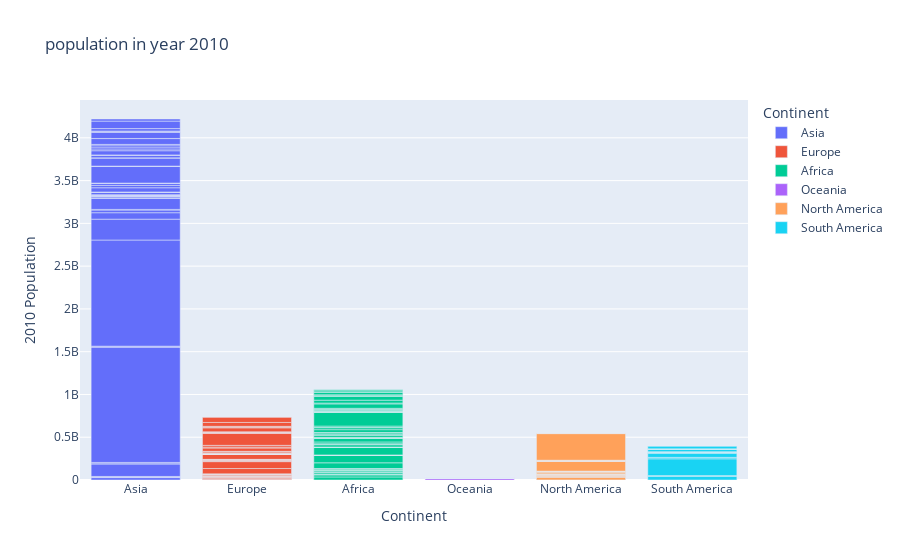

This figure's notebook cell:
### Markdown cell above
# What is the population in year 2010 continent wise

### Code cell
data = df.groupby("Rank")[["Continent", "2010 Population"]].max()
print(data)

#plotting
fig=px.bar(df,y='2010 Population',x='Continent',title='population in year 2010',color="Continent")
fig.show()

### Figure 1 — Plotly figure (JSON) as saved in the notebook; plotly's stock layout.template omitted (floating-point values rounded to 4 significant figures)
{"data": [{"alignmentgroup": "True", "hovertemplate": "Continent=%{x}<br>2010 Population=%{y}<extra></extra>", "legendgroup": "Asia", "marker": {"color": "#636efa", "pattern": {"shape": ""}}, "name": "Asia", "offsetgroup": "Asia", "orientation": "v", "showlegend": true, "textposition": "auto", "type": "bar", "x": ["Asia", "Asia", "Asia", "Asia", "Asia", "Asia", "Asia", "Asia", "Asia", "Asia", "Asia", "Asia", "Asia", "Asia", "Asia", "Asia", "Asia", "Asia", "Asia", "Asia", "Asia", "Asia", "Asia", "Asia", "Asia", "Asia", "Asia", "Asia", "Asia", "Asia", "Asia", "Asia", "Asia", "Asia", "Asia", "Asia", "Asia", "Asia", "Asia", "Asia", "Asia", "Asia", "Asia", "Asia", "Asia", "Asia", "Asia", "Asia", "Asia", "Asia"], "xaxis": "x", "y": [28189672, 2946293, 9237202, 1213645, 148391139, 705516, 396053, 14363532, 1348191368, 3836831, 7132438, 1240613620, 244016173, 75373855, 31264875, 7328445, 128105431, 6931258, 16627837, 2943356, 5483774, 6323418, 4995800, 557297, 28717731, 361575, 2702520, 49390988, 27161567, 24686435, 2881914, 194454498, 3992278, 94636700, 1713504, 29411929, 5163590, 48813042, 20668557, 22337563, 23083083, 7621779, 68270489, 1088486, 73195345, 5267970, 8481771, 28614227, 87411012, 24743946], "yaxis": "y"}, {"alignmentgroup": "True", "hovertemplate": "Continent=%{x}<br>2010 Population=%{y}<extra></extra>", "legendgroup": "Europe", "marker": {"color": "#EF553B", "pattern": {"shape": ""}}, "name": "Europe", "offsetgroup": "Europe", "orientation": "v", "showlegend": true, "textposition": "auto", "type": "bar", "x": ["Europe", "Europe", "Europe", "Europe", "Europe", "Europe", "Europe", "Europe", "Europe", "Europe", "Europe", "Europe", "Europe", "Europe", "Europe", "Europe", "Europe", "Europe", "Europe", "Europe", "Europe", "Europe", "Europe", "Europe", "Europe", "Europe", "Europe", "Europe", "Europe", "Europe", "Europe", "Europe", "Europe", "Europe", "Europe", "Europe", "Europe", "Europe", "Europe", "Europe", "Europe", "Europe", "Europe", "Europe", "Europe", "Europe", "Europe", "Europe", "Europe", "Europe"], "xaxis": "x", "y": [2913399, 71519, 8362829, 9731427, 10877947, 3811088, 7592273, 4368682, 1129686, 10464749, 5550849, 1331535, 48410, 5363271, 62444567, 81325090, 31262, 11033783, 60782, 9986825, 318333, 4524585, 83828, 59822450, 96151, 2101530, 35926, 3139019, 507070, 418755, 3678186, 33178, 631044, 16617116, 2093828, 4889741, 38597353, 10588401, 20335211, 143242599, 31608, 7653748, 5396424, 2057286, 46572772, 9381729, 7822435, 45683020, 62760039, 596], "yaxis": "y"}, {"alignmentgroup": "True", "hovertemplate": "Continent=%{x}<br>2010 Population=%{y}<extra></extra>", "legendgroup": "Africa", "marker": {"color": "#00cc96", "pattern": {"shape": ""}}, "name": "Africa", "offsetgroup": "Africa", "orientation": "v", "showlegend": true, "textposition": "auto", "type": "bar", "x": ["Africa", "Africa", "Africa", "Africa", "Africa", "Africa", "Africa", "Africa", "Africa", "Africa", "Africa", "Africa", "Africa", "Africa", "Africa", "Africa", "Africa", "Africa", "Africa", "Africa", "Africa", "Africa", "Africa", "Africa", "Africa", "Africa", "Africa", "Africa", "Africa", "Africa", "Africa", "Africa", "Africa", "Africa", "Africa", "Africa", "Africa", "Africa", "Africa", "Africa", "Africa", "Africa", "Africa", "Africa", "Africa", "Africa", "Africa", "Africa", "Africa", "Africa", "Africa", "Africa", "Africa", "Africa", "Africa", "Africa", "Africa"], "xaxis": "x", "y": [35856344, 23364185, 9445710, 2091664, 16116845, 9126605, 19878036, 521212, 4660067, 11894727, 656024, 919199, 66391257, 87252413, 1094524, 3147727, 1099920, 89237791, 1711105, 1937275, 25574719, 10270728, 1567220, 21120042, 41517895, 2022747, 4019956, 6491988, 21731053, 14718422, 15529181, 3419461, 1283330, 211786, 32464865, 23073723, 2099271, 16647543, 160952853, 4437884, 890130, 10309031, 182138, 12530121, 92409, 6436698, 12026649, 51784921, 9714419, 33739933, 45110527, 6571855, 10895063, 32341728, 413296, 13792086, 12839771], "yaxis": "y"}, {"alignmentgroup": "True", "hovertemplate": "Continent=%{x}<br>2010 Population=%{y}<extra></extra>", "legendgroup": "Oceania", "marker": {"color": "#ab63fa", "pattern": {"shape": ""}}, "name": "Oceania", "offsetgroup": "Oceania", "orientation": "v", "showlegend": true, "textposition": "auto", "type": "bar", "x": ["Oceania", "Oceania", "Oceania", "Oceania", "Oceania", "Oceania", "Oceania", "Oceania", "Oceania", "Oceania", "Oceania", "Oceania", "Oceania", "Oceania", "Oceania", "Oceania", "Oceania", "Oceania", "Oceania", "Oceania", "Oceania", "Oceania", "Oceania"], "xaxis": "x", "y": [54849, 22019168, 17212, 905169, 283788, 164905, 107995, 53416, 107588, 10241, 261426, 4346338, 1812, 54087, 18540, 7583269, 194672, 540394, 1367, 107383, 10550, 245453, 13142], "yaxis": "y"}, {"alignmentgroup": "True", "hovertemplate": "Continent=%{x}<br>2010 Population=%{y}<extra></extra>", "legendgroup": "North America", "marker": {"color": "#FFA15A", "pattern": {"shape": ""}}, "name": "North America", "offsetgroup": "North America", "orientation": "v", "showlegend": true, "textposition": "auto", "type": "bar", "x": ["North America", "North America", "North America", "North America", "North America", "North America", "North America", "North America", "North America", "North America", "North America", "North America", "North America", "North America", "North America", "North America", "North America", "North America", "North America", "North America", "North America", "North America", "North America", "North America", "North America", "North America", "North America", "North America", "North America", "North America", "North America", "North America", "North America", "North America", "North America", "North America", "North America", "North America", "North America", "North America"], "xaxis": "x", "y": [13172, 85695, 100341, 373272, 274711, 322106, 63447, 27556, 33963412, 54074, 4622252, 11290417, 159380, 68755, 9775755, 6114034, 56351, 114039, 403072, 14543121, 9842880, 8450933, 2733896, 392181, 112532401, 4938, 5855734, 3623617, 3717922, 8988, 47403, 170935, 36458, 6052, 109308, 33034, 1410296, 29726, 311182845, 106142], "yaxis": "y"}, {"alignmentgroup": "True", "hovertemplate": "Continent=%{x}<br>2010 Population=%{y}<extra></extra>", "legendgroup": "South America", "marker": {"color": "#19d3f3", "pattern": {"shape": ""}}, "name": "South America", "offsetgroup": "South America", "orientation": "v", "showlegend": true, "textposition": "auto", "type": "bar", "x": ["South America", "South America", "South America", "South America", "South America", "South America", "South America", "South America", "South America", "South America", "South America", "South America", "South America", "South America"], "xaxis": "x", "y": [41100123, 10223270, 196353492, 17004162, 44816108, 14989585, 3187, 228453, 747932, 5768613, 29229572, 546080, 3352651, 28715022], "yaxis": "y"}], "layout": {"autosize": true, "barmode": "relative", "legend": {"title": {"text": "Continent"}, "tracegroupgap": 0}, "title": {"text": "population in year 2010"}, "xaxis": {"anchor": "y", "autorange": true, "categoryarray": ["Asia", "Europe", "Africa", "Oceania", "North America", "South America"], "categoryorder": "array", "domain": [0, 1], "range": [-0.5, 5.5], "title": {"text": "Continent"}, "type": "category"}, "yaxis": {"anchor": "x", "autorange": true, "domain": [0, 1], "range": [0, 4442000000.0], "title": {"text": "2010 Population"}, "type": "linear"}}}
